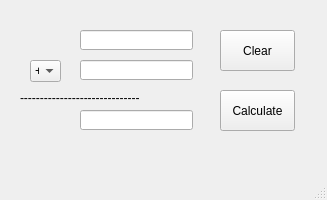
<?xml version="1.0" encoding="UTF-8"?>
<ui version="4.0">
 <class>MainWindow</class>
 <widget class="QMainWindow" name="MainWindow">
  <property name="geometry">
   <rect>
    <x>0</x>
    <y>0</y>
    <width>327</width>
    <height>200</height>
   </rect>
  </property>
  <property name="windowTitle">
   <string>Calculator</string>
  </property>
  <widget class="QWidget" name="centralwidget">
   <widget class="QLineEdit" name="input1">
    <property name="geometry">
     <rect>
      <x>80</x>
      <y>30</y>
      <width>113</width>
      <height>20</height>
     </rect>
    </property>
   </widget>
   <widget class="QComboBox" name="comboBox">
    <property name="geometry">
     <rect>
      <x>30</x>
      <y>60</y>
      <width>31</width>
      <height>22</height>
     </rect>
    </property>
    <item>
     <property name="text">
      <string>+</string>
     </property>
    </item>
    <item>
     <property name="text">
      <string>-</string>
     </property>
    </item>
    <item>
     <property name="text">
      <string>*</string>
     </property>
    </item>
    <item>
     <property name="text">
      <string>/</string>
     </property>
    </item>
   </widget>
   <widget class="QLineEdit" name="input2">
    <property name="geometry">
     <rect>
      <x>80</x>
      <y>60</y>
      <width>113</width>
      <height>20</height>
     </rect>
    </property>
   </widget>
   <widget class="QLabel" name="line">
    <property name="geometry">
     <rect>
      <x>20</x>
      <y>90</y>
      <width>181</width>
      <height>16</height>
     </rect>
    </property>
    <property name="text">
     <string>------------------------------</string>
    </property>
   </widget>
   <widget class="QLineEdit" name="result">
    <property name="enabled">
     <bool>true</bool>
    </property>
    <property name="geometry">
     <rect>
      <x>80</x>
      <y>110</y>
      <width>113</width>
      <height>20</height>
     </rect>
    </property>
    <property name="mouseTracking">
     <bool>true</bool>
    </property>
    <property name="readOnly">
     <bool>true</bool>
    </property>
   </widget>
   <widget class="QPushButton" name="clear_button">
    <property name="geometry">
     <rect>
      <x>220</x>
      <y>30</y>
      <width>75</width>
      <height>41</height>
     </rect>
    </property>
    <property name="text">
     <string>Clear</string>
    </property>
   </widget>
   <widget class="QPushButton" name="cal_button">
    <property name="geometry">
     <rect>
      <x>220</x>
      <y>90</y>
      <width>75</width>
      <height>41</height>
     </rect>
    </property>
    <property name="text">
     <string>Calculate</string>
    </property>
   </widget>
  </widget>
  <widget class="QMenuBar" name="menubar">
   <property name="geometry">
    <rect>
     <x>0</x>
     <y>0</y>
     <width>327</width>
     <height>21</height>
    </rect>
   </property>
  </widget>
  <widget class="QStatusBar" name="statusbar"/>
 </widget>
 <resources/>
 <connections>
  <connection>
   <sender>clear_button</sender>
   <signal>clicked()</signal>
   <receiver>input1</receiver>
   <slot>clear()</slot>
   <hints>
    <hint type="sourcelabel">
     <x>257</x>
     <y>71</y>
    </hint>
    <hint type="destinationlabel">
     <x>136</x>
     <y>60</y>
    </hint>
   </hints>
  </connection>
  <connection>
   <sender>clear_button</sender>
   <signal>clicked()</signal>
   <receiver>input2</receiver>
   <slot>clear()</slot>
   <hints>
    <hint type="sourcelabel">
     <x>257</x>
     <y>71</y>
    </hint>
    <hint type="destinationlabel">
     <x>136</x>
     <y>90</y>
    </hint>
   </hints>
  </connection>
  <connection>
   <sender>clear_button</sender>
   <signal>clicked()</signal>
   <receiver>result</receiver>
   <slot>clear()</slot>
   <hints>
    <hint type="sourcelabel">
     <x>257</x>
     <y>71</y>
    </hint>
    <hint type="destinationlabel">
     <x>136</x>
     <y>140</y>
    </hint>
   </hints>
  </connection>
 </connections>
</ui>
